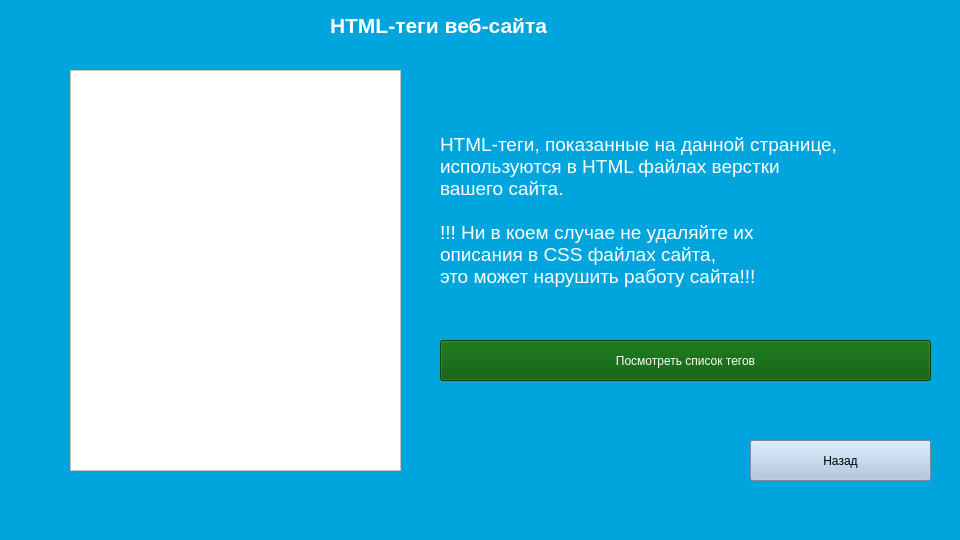
<?xml version="1.0" encoding="UTF-8"?>
<ui version="4.0">
 <class>MainWindow</class>
 <widget class="QMainWindow" name="MainWindow">
  <property name="geometry">
   <rect>
    <x>0</x>
    <y>0</y>
    <width>960</width>
    <height>540</height>
   </rect>
  </property>
  <property name="windowTitle">
   <string>MainWindow</string>
  </property>
  <property name="styleSheet">
   <string notr="true">background-color: rgb(0, 165, 221);</string>
  </property>
  <widget class="QWidget" name="centralwidget">
   <widget class="QLabel" name="label">
    <property name="geometry">
     <rect>
      <x>330</x>
      <y>-20</y>
      <width>311</width>
      <height>91</height>
     </rect>
    </property>
    <property name="styleSheet">
     <string notr="true">color: rgb(255, 255, 255);</string>
    </property>
    <property name="text">
     <string>&lt;html&gt;&lt;head/&gt;&lt;body&gt;&lt;p&gt;&lt;span style=&quot; font-size:16pt; font-weight:600;&quot;&gt;HTML-теги веб-сайта&lt;/span&gt;&lt;/p&gt;&lt;/body&gt;&lt;/html&gt;</string>
    </property>
   </widget>
   <widget class="QLabel" name="label_2">
    <property name="geometry">
     <rect>
      <x>440</x>
      <y>110</y>
      <width>491</width>
      <height>201</height>
     </rect>
    </property>
    <property name="styleSheet">
     <string notr="true">color: rgb(255, 255, 255);</string>
    </property>
    <property name="text">
     <string>&lt;html&gt;&lt;head/&gt;&lt;body&gt;&lt;p&gt;&lt;span style=&quot; font-size:14pt;&quot;&gt;HTML-теги, показанные на данной странице, &lt;br/&gt;используются в HTML файлах верстки &lt;br/&gt;вашего сайта.&lt;br/&gt;&lt;br/&gt;!!! Ни в коем случае не удаляйте их &lt;br/&gt;описания в CSS файлах сайта, &lt;br/&gt;это может нарушить работу сайта!!!&lt;/span&gt;&lt;/p&gt;&lt;/body&gt;&lt;/html&gt;</string>
    </property>
   </widget>
   <widget class="QPushButton" name="pushButton_5">
    <property name="geometry">
     <rect>
      <x>750</x>
      <y>440</y>
      <width>181</width>
      <height>41</height>
     </rect>
    </property>
    <property name="styleSheet">
     <string notr="true">background-color: rgb(168, 193, 221);
font: 10pt &quot;MS Shell Dlg 2&quot;;
color: rgb(0, 0, 0);</string>
    </property>
    <property name="text">
     <string>Назад</string>
    </property>
    <property name="iconSize">
     <size>
      <width>40</width>
      <height>40</height>
     </size>
    </property>
   </widget>
   <widget class="QTextBrowser" name="textBrowser">
    <property name="geometry">
     <rect>
      <x>70</x>
      <y>70</y>
      <width>331</width>
      <height>401</height>
     </rect>
    </property>
    <property name="styleSheet">
     <string notr="true">background-color: rgb(255, 255, 255);
font: 12pt &quot;MS Shell Dlg 2&quot;;</string>
    </property>
   </widget>
   <widget class="QPushButton" name="pushButton_6">
    <property name="geometry">
     <rect>
      <x>440</x>
      <y>340</y>
      <width>491</width>
      <height>41</height>
     </rect>
    </property>
    <property name="styleSheet">
     <string notr="true">background-color: rgb(0, 85, 0);
color: rgb(255, 255, 255);
font: 10pt &quot;MS Shell Dlg 2&quot;;</string>
    </property>
    <property name="text">
     <string>Посмотреть список тегов</string>
    </property>
    <property name="iconSize">
     <size>
      <width>40</width>
      <height>40</height>
     </size>
    </property>
   </widget>
  </widget>
  <widget class="QMenuBar" name="menubar">
   <property name="geometry">
    <rect>
     <x>0</x>
     <y>0</y>
     <width>960</width>
     <height>26</height>
    </rect>
   </property>
  </widget>
  <widget class="QStatusBar" name="statusbar"/>
 </widget>
 <resources/>
 <connections/>
</ui>
